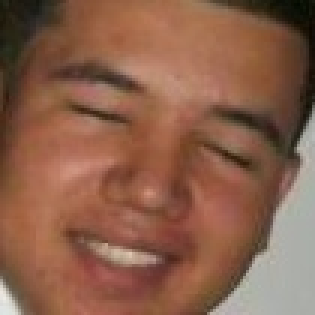
#> input picture dataset1/ojoscerrados_500/closed_eye_0068.jpg_face_1.jpg, 105 x 105 px, given in place of the camera (shown 3 times larger)
$ python PSNR.py
#> lines starting #> are read from the running program, lines starting #| are printed output that depends on the picture; after the words box and inside, x2 and y2 are one past the last pixel; in counts of white or black regions, pixels touching at a corner belong together
# =============================================================================
# EVALUACIÓN EXPERIMENTAL DE PSNR EN VIDEO
#
# Compara:
#   - Frame original
#   - Frame mejorado
#
# Objetivo:
# Evaluar qué tanto un algoritmo de mejora de iluminación
# introduce distorsión respecto al video original.
#
# Uso:
# Tus compañeros solo deben reemplazar la sección:
#       "ALGORITMO DE MEJORA"
#
# Compatible con:
#   - CLAHE
#   - Gamma Correction
#   - Retinex
#   - Zero-DCE
#   - etc.
# =============================================================================

import math
import cv2
import numpy as np


# =============================================================================
# PSNR
# =============================================================================
def calcular_psnr(a, b):
    a = a.astype(np.float64)
    b = b.astype(np.float64)
    mse = np.mean((a - b) ** 2)
    if mse < 1e-10:
        return float('inf')
    return 10.0 * math.log10(255.0 ** 2 / mse)


# =============================================================================
# VIDEO
# =============================================================================
#cap = cv2.VideoCapture("video.mp4")
# También puede usarse:
cap = cv2.VideoCapture(0)

# ── Verificar que la cámara abrió correctamente ──────────────────────────────
if not cap.isOpened():
    print("ERROR: No se pudo abrir la cámara (índice 0).")
    print("       Prueba cambiar a cv2.VideoCapture(1) o usa un archivo de video.")
    exit()

psnr_total = 0
contador = 0

while True:

    ret, frame_original = cap.read()
#> frame_original is the input picture: shape (105, 105, 3); mean B, G, R 74.8, 95.5, 138.1

    if not ret:
        print("ERROR: No se pudo leer el frame. Fin del video o cámara desconectada.")
        break

    # =========================================================================
    # ALGORITMO DE MEJORA
    # =========================================================================
    # Reemplazar esta sección con cualquier algoritmo experimental
    # =========================================================================

    # EJEMPLO SIMPLE: CLAHE
    lab = cv2.cvtColor(frame_original, cv2.COLOR_BGR2LAB)
#> lab: shape (105, 105, 3); mean of channels 0, 1, 2 113.1, 142.9, 147.1

    l, a, b = cv2.split(lab)
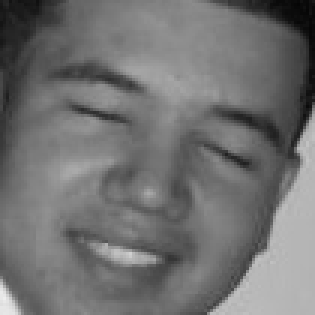
#> l: shape (105, 105) (shown 3 times larger); min 5, max 237, mean 113.1
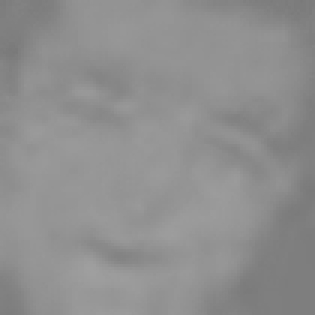
#> a: shape (105, 105) (shown 3 times larger); min 122, max 159, mean 142.9

    clahe = cv2.createCLAHE(
        clipLimit=2.0,
        tileGridSize=(8, 8)
    )

    l_mejorado = clahe.apply(l)
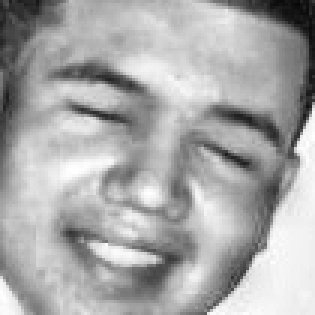
#> l_mejorado: shape (105, 105) (shown 3 times larger); min 7, max 255, mean 169.1

    lab_mejorado = cv2.merge((l_mejorado, a, b))
#> lab_mejorado: shape (105, 105, 3); mean of channels 0, 1, 2 169.1, 142.9, 147.1

    frame_mejorado = cv2.cvtColor(
        lab_mejorado,
        cv2.COLOR_LAB2BGR
    )
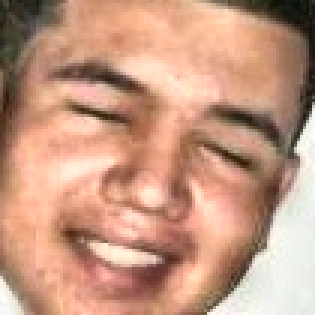
#> frame_mejorado: shape (105, 105, 3) (shown 3 times larger); mean B, G, R 129.5, 152.3, 197.7

    # =========================================================================
    # CALCULAR PSNR
    # =========================================================================
    psnr = calcular_psnr(frame_original, frame_mejorado)
#> in calcular_psnr, `mse = np.mean((a - b) ** 2)`: mse = 3834.9
#> psnr = 12.29

    if psnr != float('inf'):
        psnr_total += psnr
#> psnr_total = 12.29
        contador += 1

    # =========================================================================
    # MOSTRAR RESULTADOS
    # =========================================================================
    texto_psnr = "inf" if psnr == float('inf') else f"{psnr:.2f} dB"
#> texto_psnr = '12.29 dB'

    cv2.putText(
        frame_mejorado,
        f"PSNR: {texto_psnr}",
        (20, 40),
        cv2.FONT_HERSHEY_SIMPLEX,
        1,
        (0, 255, 0),
        2
    )
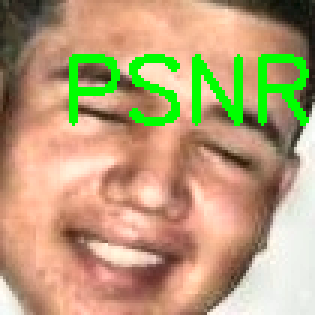
#> frame_mejorado: shape (105, 105, 3) (shown 3 times larger); 6.68% of pixels changed, all inside (x1, y1, x2, y2) = (23, 18, 103, 42)

    cv2.imshow("Original", frame_original)
    cv2.imshow("Mejorado", frame_mejorado)

    # Salir con Q
    if cv2.waitKey(1) & 0xFF == ord('q'):
#> (key q is pressed here)
        break


# =============================================================================
# RESULTADO FINAL PROMEDIO
# =============================================================================
if contador > 0:

    promedio_psnr = psnr_total / contador
#> promedio_psnr = 12.29

    print("\n===================================")
    print("RESULTADO FINAL")
    print("===================================")
    print(f"PSNR promedio: {promedio_psnr:.2f} dB")
#| PSNR promedio: 12.29 dB
    print("===================================")

    print("\nInterpretación:")
    print("- PSNR más alto = menor distorsión respecto al original")
    print("- > 40 dB: excelente calidad")
    print("- 30-40 dB: buena calidad")
    print("- 20-30 dB: calidad aceptable")
    print("- < 20 dB: distorsión perceptible")


cap.release()
cv2.destroyAllWindows()

$ run again, on dataset1/ojoscerrados_500/closed_eye_0238.jpg_face_2.jpg
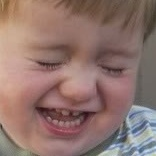
#> input picture dataset1/ojoscerrados_500/closed_eye_0238.jpg_face_2.jpg, 156 x 156 px, given in place of the camera
#> frame_original is the input picture: shape (156, 156, 3); mean B, G, R 109.3, 115.9, 144.3
#> lab: shape (156, 156, 3); mean of channels 0, 1, 2 130.6, 138.3, 136.1
#> `l_mejorado = clahe.apply(l)`:
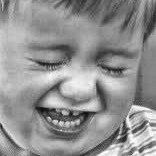
#> l_mejorado: shape (156, 156); min 13, max 255, mean 145.3
#> lab_mejorado: shape (156, 156, 3); mean of channels 0, 1, 2 145.3, 138.3, 136.1
#> mse = 676.9
#> psnr = 19.83
#> texto_psnr = '19.83 dB'
#> `cv2.putText( frame_mejorado, f"PSNR: {texto_psnr}", (20, 40), cv2.FONT..`:
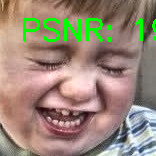
#> frame_mejorado: shape (156, 156, 3); mean B, G, R 119.9, 135.9, 154.1
#> promedio_psnr = 19.83
#| PSNR promedio: 19.83 dB

$ run again, on dataset1/ojoscerrados_500/closed_eye_0597.jpg_face_2.jpg
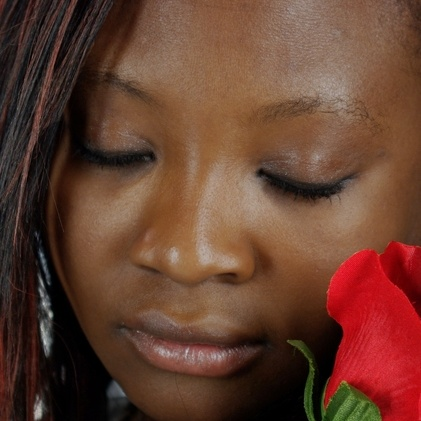
#> input picture dataset1/ojoscerrados_500/closed_eye_0597.jpg_face_2.jpg, 421 x 421 px, given in place of the camera
#> frame_original is the input picture: shape (421, 421, 3); mean B, G, R 48.2, 63.9, 102.2
#> lab: shape (421, 421, 3); mean of channels 0, 1, 2 80.2, 141.4, 144.9
#> `l_mejorado = clahe.apply(l)`:
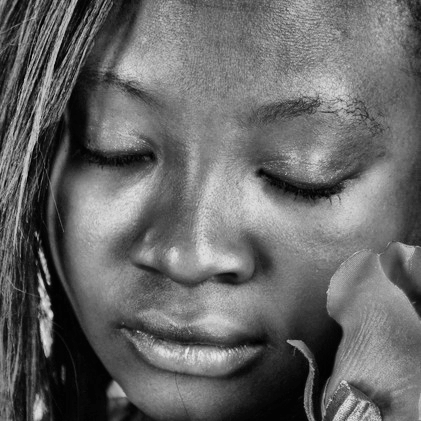
#> l_mejorado: shape (421, 421); min 0, max 237, mean 103.1
#> lab_mejorado: shape (421, 421, 3); mean of channels 0, 1, 2 103.1, 141.4, 144.9
#> mse = 998.4
#> psnr = 18.14
#> texto_psnr = '18.14 dB'
#> `cv2.putText( frame_mejorado, f"PSNR: {texto_psnr}", (20, 40), cv2.FONT..`:
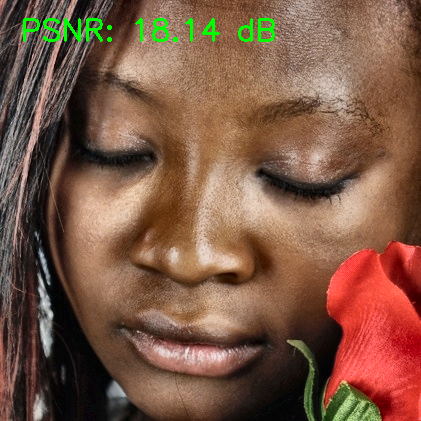
#> frame_mejorado: shape (421, 421, 3); mean B, G, R 68.8, 88.4, 124.6
#> promedio_psnr = 18.14
#| PSNR promedio: 18.14 dB
